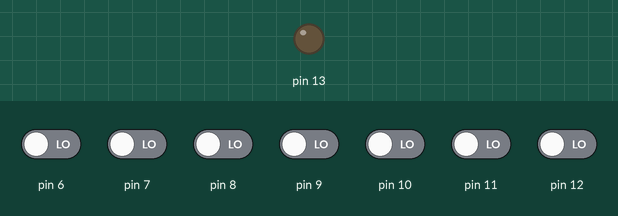
Simulated run of this sketch. Board: Arduino Uno, built with avr-gcc and run on an emulated ATmega328P. Shown: output pins drawn as LEDs (lit = HIGH). The inputs (shaded band) are chosen by the test bench; at power-on: pin 6–12 LOW.

Above: at 1.2 s.
1.3 s: pin 6 driven HIGH
At 4.2 s:
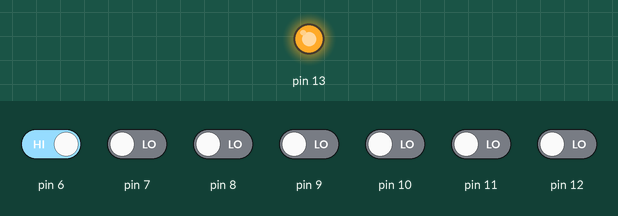
4.3 s: pin 12 driven HIGH
5.8 s: pin 12 driven LOW
8.8 s: pin 6 driven LOW
At 9.7 s:
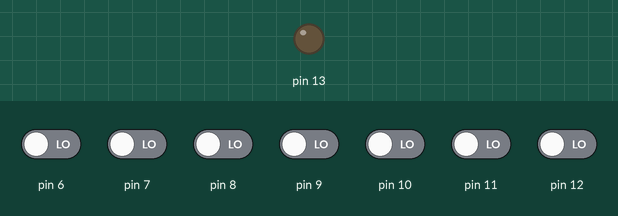
Timing chart, 0 to 11.3 s (numbered marks = the images above; inputs shaded):
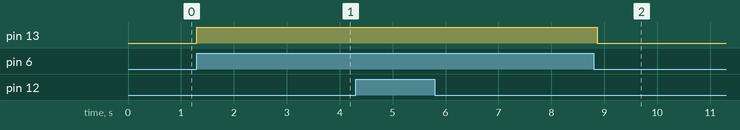

Measured:
- after the input at 1.3 s, pin 13: LOW → HIGH at once
- after the input at 8.8 s, pin 13: HIGH → LOW after 0.06 s

The sketch:

code.ino
```cpp
#include <IRremote.h>

// 按键 初始化
int button6 = 0;
int button7 = 0;
int button8 = 0;
int button9 = 0;
int button10 = 0;
int button11 = 0;
int button12 = 0;
int button13 = 0;

//红外 初始化
int RECV_PIN = 2;
IRrecv irrecv(RECV_PIN);
decode_results results;

IRsend irsend;

void setup(void) {
  // 按键 初始化
  pinMode(6, INPUT);
  pinMode(7, INPUT);
  pinMode(8, INPUT);
  pinMode(9, INPUT);
  pinMode(10, INPUT);
  pinMode(11, INPUT);
  pinMode(12, INPUT);
  pinMode(13, OUTPUT);

  //红外 初始化
  Serial.begin(9600);
  irrecv.enableIRIn(); // Start the receiver
}

void loop(void) {
  button6  = digitalRead(6);
  button7  = digitalRead(7);
  button8  = digitalRead(8);
  button9  = digitalRead(9);
  button10 = digitalRead(10);
  button11 = digitalRead(11);
  button12 = digitalRead(12);

  if (button6  == HIGH) {
    digitalWrite(13, HIGH);
    irsend.sendNEC(0xFF18E7, 32);
    delay(100);
  }else {
    digitalWrite(13, LOW);
  }

  if (button7  == HIGH) {
    digitalWrite(13, HIGH);
    irsend.sendNEC(0xFFA857, 32);
    delay(100);
  }else {
    digitalWrite(13, LOW);
  }

  if (button8  == HIGH) {
    digitalWrite(13, HIGH);
    irsend.sendNEC(0xFF30CF, 32);
    delay(100);
  }else {
    digitalWrite(13, LOW);
  }

  if (button9  == HIGH) {
    digitalWrite(13, HIGH);
    irsend.sendNEC(0xFFD02F, 32);
    delay(100);
  }else {
    digitalWrite(13, LOW);
  }

  if (button10 == HIGH) {
    digitalWrite(13, HIGH);
    irsend.sendNEC(0xFF728D, 32);
    delay(100);
  }else {
    digitalWrite(13, LOW);
  }

  if (button11 == HIGH) {
    digitalWrite(13, HIGH);
    irsend.sendNEC(0xFF926D, 32);
    delay(100);
  }else {
    digitalWrite(13, LOW);
  }

  if (button12 == HIGH) {
    digitalWrite(13, HIGH);
    irsend.sendNEC(0xFF02FD, 32);
    delay(100);
  }else {
    digitalWrite(13, LOW);
  }

  // if (button13 == HIGH) {irsend.sendNEC(0xFF926D, 32);delay(100);}

  if (irrecv.decode(&results)) {
    Serial.println(results.value, HEX);
    irrecv.resume();
  }
}
```
